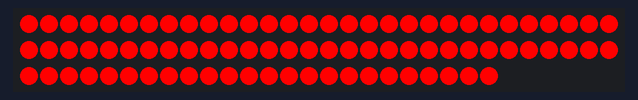
Simulated run of this sketch. Board: Arduino Uno, built with avr-gcc and run on an emulated ATmega328P. Parts: 84 RGB LEDs in strip order, left to right, continuing on the next row.

Above: at 0.1 s.

The sketch:

wtw-set-strip-blink.ino
```cpp
#include <Adafruit_NeoPixel.h>

Adafruit_NeoPixel strip = Adafruit_NeoPixel(84, 6, NEO_GRB + NEO_KHZ800);

#define RED 255
#define GREEN 0
#define BLUE 0
#define WAIT 500

void setup() {
  strip.begin();
  strip.show();
}
void loop() {
  setStrip(RED, GREEN, BLUE);
  delay(WAIT);
  setStrip(0, 0, 0);
  delay(WAIT);
}

void setStrip(int r, int g, int b) {
  for(int i = 0; i < strip.numPixels(); i++) {
    strip.setPixelColor(i, r, g, b);
  }
  strip.show();
}
```
